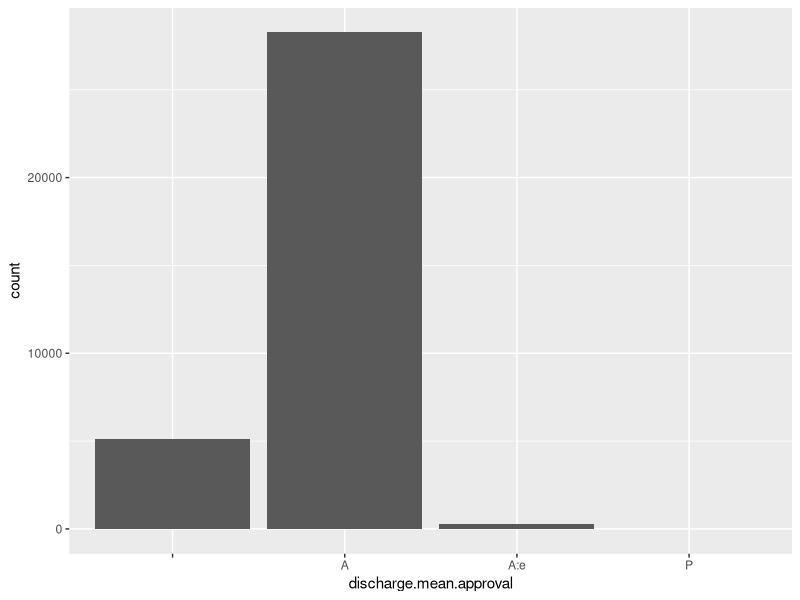
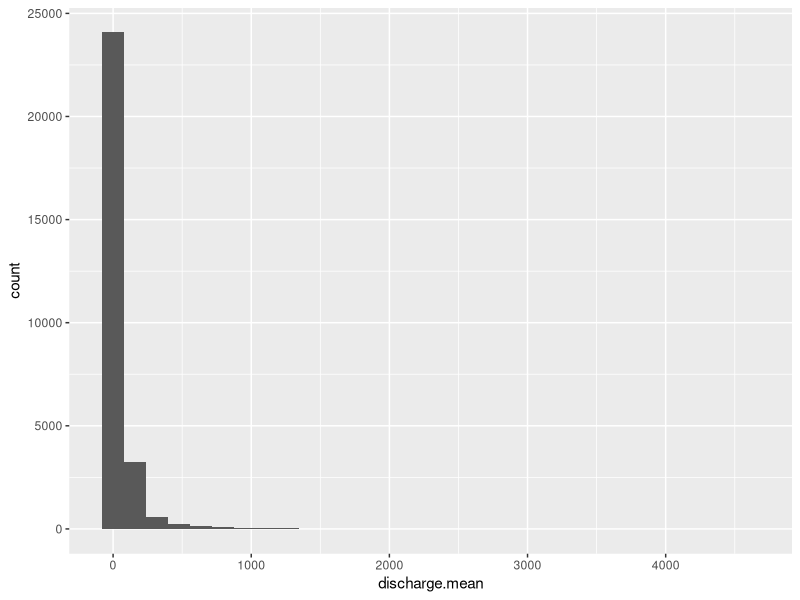
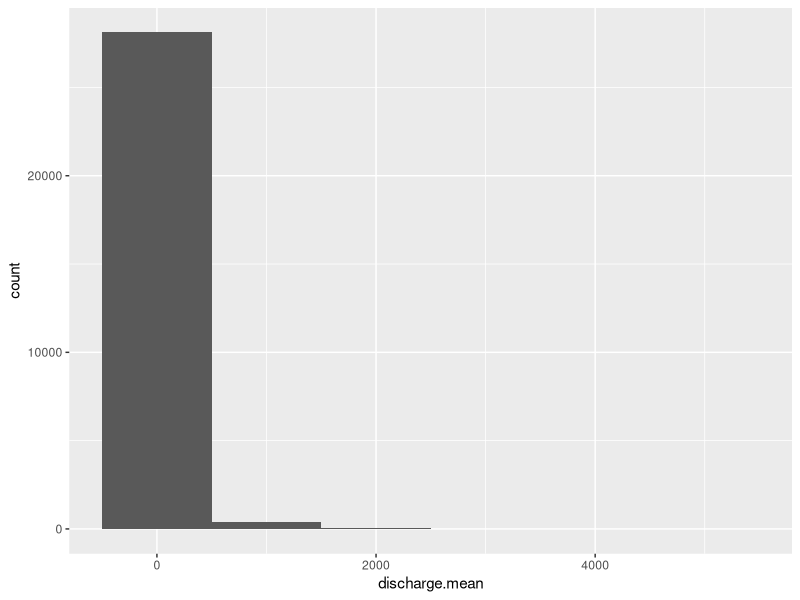
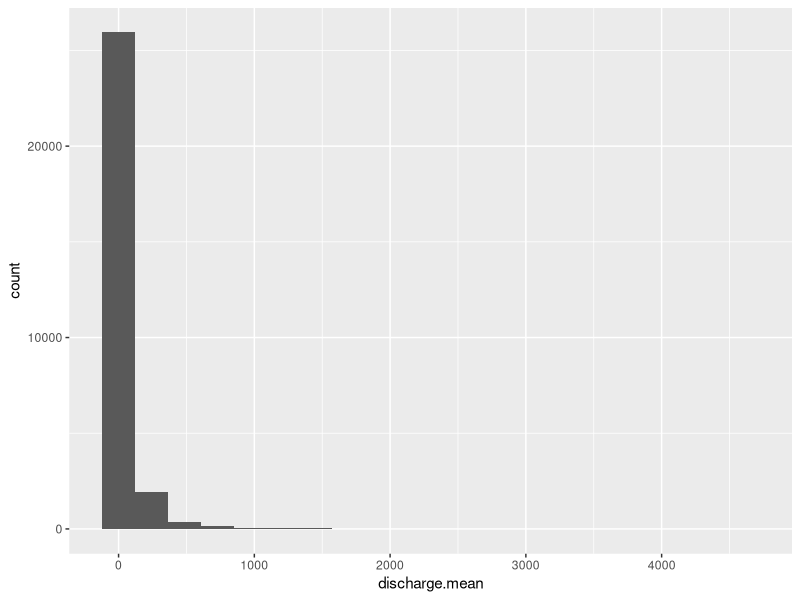
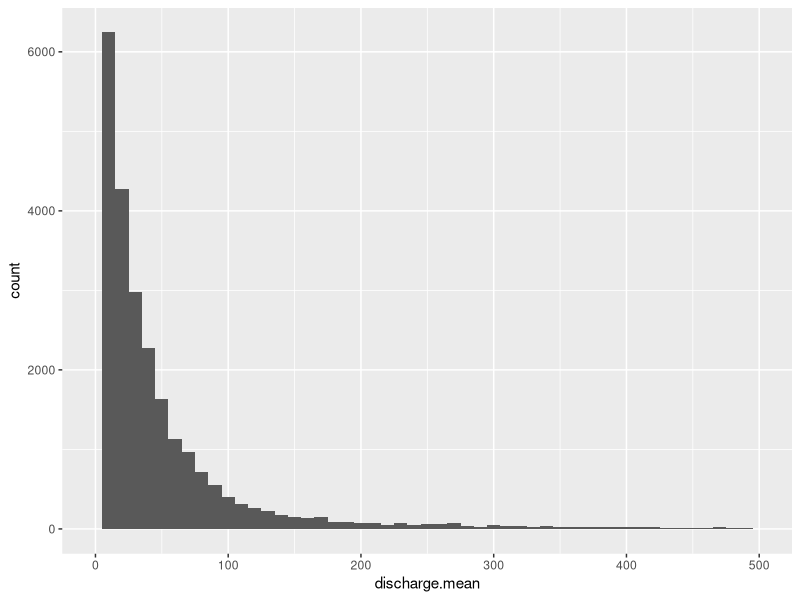
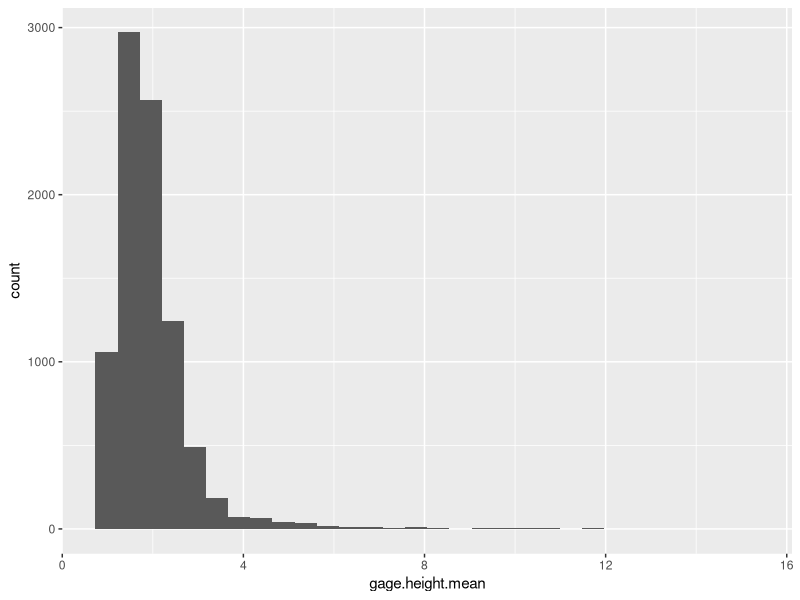
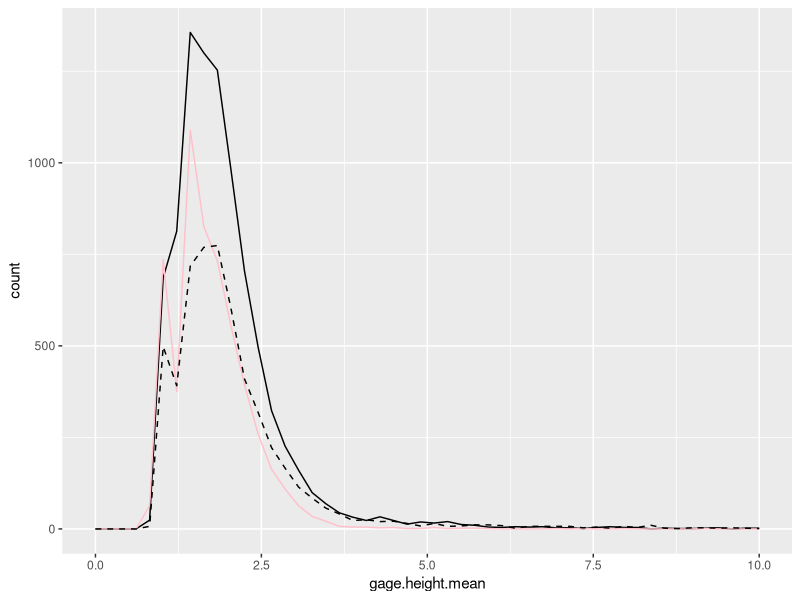
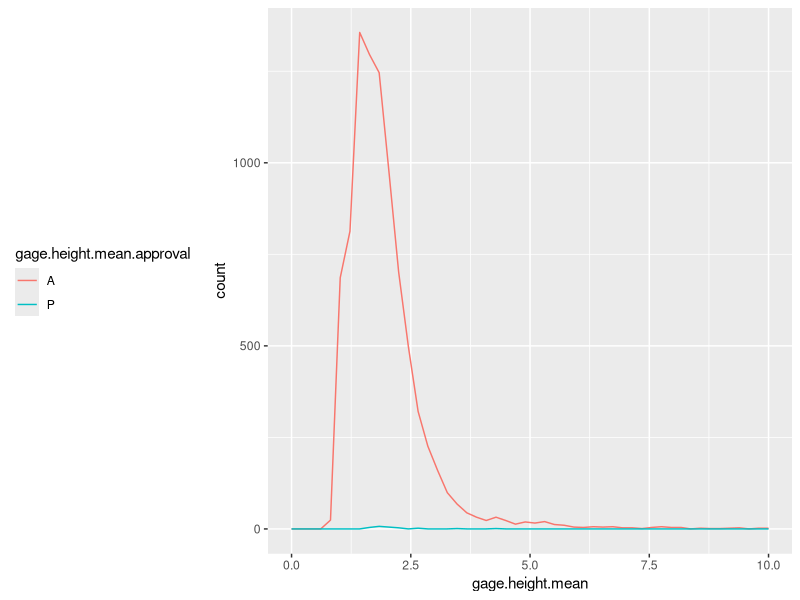

Write R code to recreate these figures, in order.
## ---- chunk 1
## -Set up-
# 1. Load packages (tidyverse, here)
library(tidyverse)
library(here)

# 2. Check the working directory
getwd()
here()

# 3. Import datasets
USGS.flow.data <- read.csv(
  file = here('Data/Processed/USGS_Site02085000_Flow_Processed.csv'), 
  stringsAsFactors = TRUE,
  colClasses = c('site_no'='factor')
  )
  #want to make site number a factor 

## -Initial Exploration-

#View(USGS.flow.data)
# Alternate option: click on data frame in Environment tab

#View column names and the structure of the dataset
colnames(USGS.flow.data)
str(USGS.flow.data)

# Check our date column: is it a date object?
class(USGS.flow.data)
# Change it to a date object and confirm
USGS.flow.data$datetime <- as.Date(USGS.flow.data$datetime, format = '%Y-%m-%d')
class(USGS.flow.data$datetime)
## ---- chunk 2
ggplot(data = USGS.flow.data, aes(x = discharge.mean.approval)) +
  geom_bar()
#gives r a graph paper, aes is the aeshtetics of how to do that, what we want it to look like. 
## ---- chunk 3
# x axis is discharge mean 
ggplot(USGS.flow.data) +
  geom_histogram(aes(x = discharge.mean))

# is the width of the histogram bar 
ggplot(USGS.flow.data) +
  geom_histogram(aes(x = discharge.mean), binwidth = 1000)

# can change the number of bins, or removes uneccesary bins with no data 
ggplot(USGS.flow.data) +
  geom_histogram(aes(x = discharge.mean), bins = 20)

# we are creating a new canvas
ggplot(USGS.flow.data, aes(x = discharge.mean)) +
  geom_histogram(binwidth = 10) + 
  scale_x_continuous(limits = c(0, 500)) 
#full spread of data, focuses on values up to 500 
  
# looking at different value here 
ggplot(USGS.flow.data) +
  geom_histogram(aes(x = gage.height.mean))

## ---- chunk 4
#this ^ will help your knitting document know how to format it 
#creating new plot based on usgs flow data, have three geomes now. like putting paper down and then drawing stuff on it.lty= line type in this case dashed 
ggplot(USGS.flow.data) +
  geom_freqpoly(aes(x = gage.height.mean), bins = 50) +
  geom_freqpoly(aes(x = gage.height.min), bins = 50, color = "pink") +
  geom_freqpoly(aes(x = gage.height.max), bins = 50,  lty = 2) +
  scale_x_continuous(limits = c(0, 10))

#color is inside the aes which means they will apply some sort of attribute to the plot based off data frame, and in this case its going to be categorical. 
ggplot(USGS.flow.data) +
  geom_freqpoly(aes(x = gage.height.mean, color = gage.height.mean.approval), bins = 50) +
  scale_x_continuous(limits = c(0, 10)) +
  theme(legend.position = "left")

## ---- chunk 5
#gives us boxplots, 3, because it is assigning one box plot to all the things without value. the big fat line in the box plot is the median. the box itself is showing the IQR. 
ggplot(USGS.flow.data) +
  geom_boxplot(aes(x = gage.height.mean.approval, y = gage.height.mean))

#when x value is continous. has two continous values here. can see the relationship across bins in mean discharge height 
ggplot(USGS.flow.data) +
  geom_boxplot(aes(x = gage.height.mean, y = discharge.mean, group = cut_width(gage.height.mean, 1)))

#violin plot yeeeeeeeeeeeeeeeeeeeeet
ggplot(USGS.flow.data) +
  geom_violin(aes(x = gage.height.mean.approval, y = gage.height.mean), 
              draw_quantiles = c(0.25, 0.5, 0.75))
## ---- chunk 6
ggplot(USGS.flow.data) +
  geom_point(aes
             (x = discharge.mean, 
               y = gage.height.mean))
#date time shows gaps in data set. put date time in x its good for time series analysis 
ggplot(USGS.flow.data) +
  geom_point(aes(x = datetime, y = discharge.mean))
